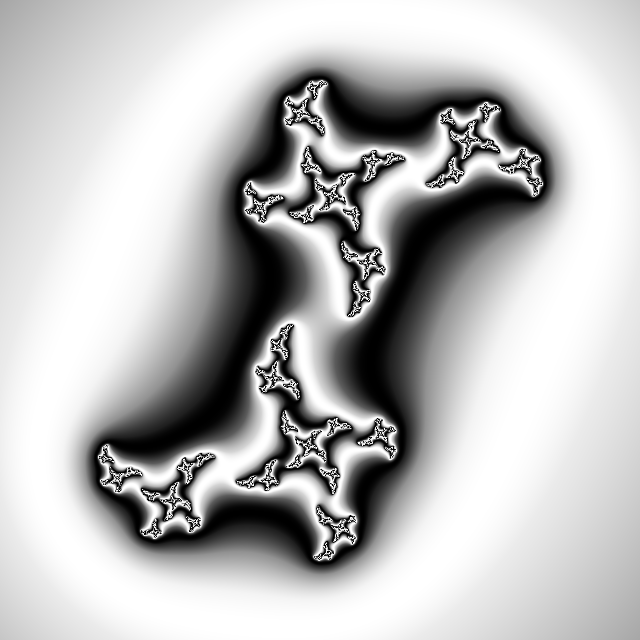

Source code (Python):
#!/bin/python

import math, PIL.Image

w, h = 640, 640
x, y = 0, 0
zoom = 200
radius        = 2**3
maxIterations = 41

areal = [(a,(a - w/2.)/zoom + x) for a in range(w)]
bimag = [(b,(b - h/2.)/zoom + y) for b in range(h)]

image = PIL.Image.new('L',(w,h),0)
pixel = image.load()

for (a,real) in areal:
  for (b,imag) in bimag:
    z = real + imag*1j
    cz = (0.328 + 0.7j)#/2 + z/2 #uncomment for half julia half mandelbrot
    i = 0
    while i<maxIterations and abs(z)<radius:
      z = z*z + cz
      i += 1
    if i<maxIterations:
      pixel[a,b] = 128+128*math.sin(i - math.log(abs(z),radius))

# image.show()
image.save("julia.png")

